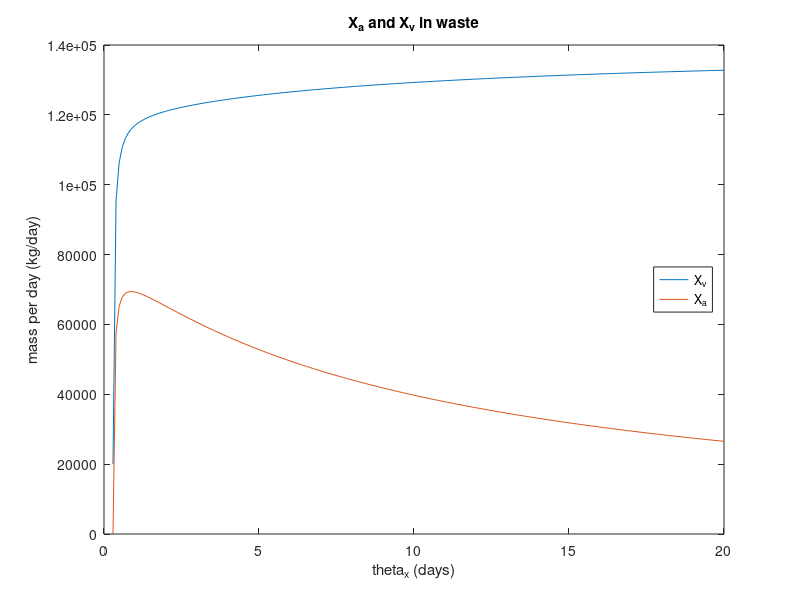

The MATLAB source for this figure:
%% homework 3 question 5
Q = 10^8; %L/day
S0 = 200; %mg/LBOD
XV0 = 100; %mg/L VSS
fd = .8; 
Y = .5; %g Xa/g BOD
b = 0.1; %per day
q_hat = 8; %g BOD/L
K = 25; %mg BOD/L

theta_min = (K+S0)/(S0*(Y*q_hat - b) - b*K);
Xi0 = (1-fd)*XV0;
theta = linspace(theta_min, 20, 200);

for i = 1:size(theta,2)
    fun = 1+(b*theta(i));
    term1 = (1+((1-fd)*(b*theta(i)))/(fun));
    term2 = S0 - ((K*fun)/((Y*q_hat*theta(i))-(fun)));
    combo(i) = Q*(Xi0 + (Y*term1*term2));
end
figure
 combo = combo/100000; %to make it from  mg to kg
plot(theta, combo)


for i = 1:size(theta,2)
    fun = 1+(b*theta(i));
    term1 = (K*fun)/(Y*q_hat*theta(i) - fun);
    term2 = (S0 - term1)*fd/fun;
    xaq(i) = Q*Y*term2;
end
hold on
 xaq = xaq/100000; %to make it from  mg to kg
plot(theta, xaq)
title('X_a and X_v in waste')
ylabel('mass per day (kg/day)')
xlabel('theta_x (days)')
legend('X_v', 'X_a', 'Location', 'EAST')

    